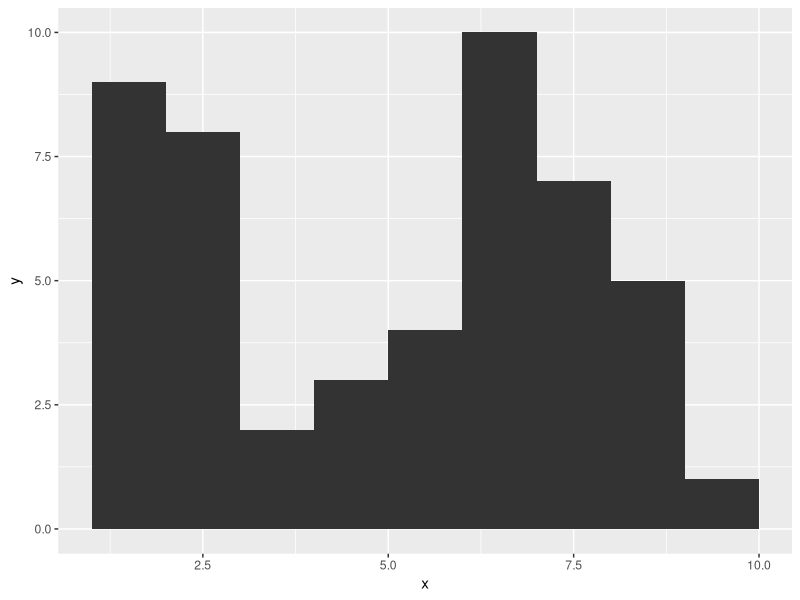
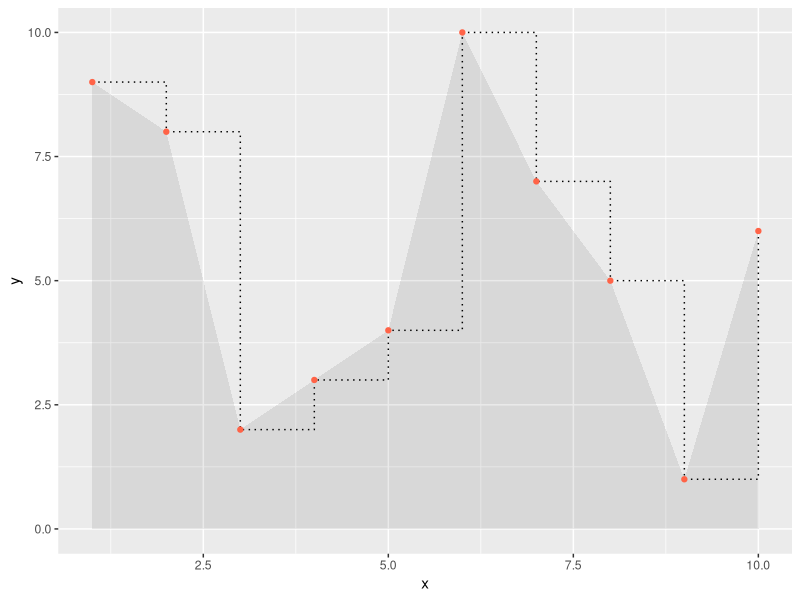
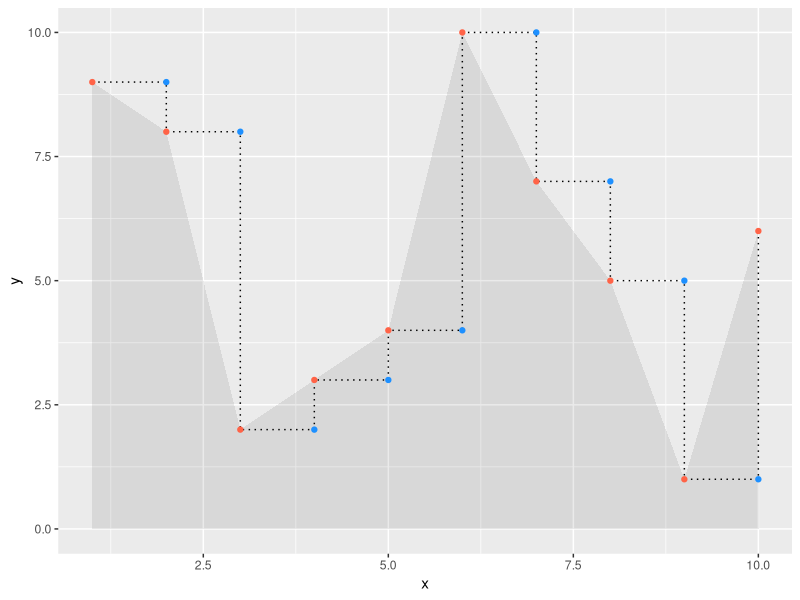
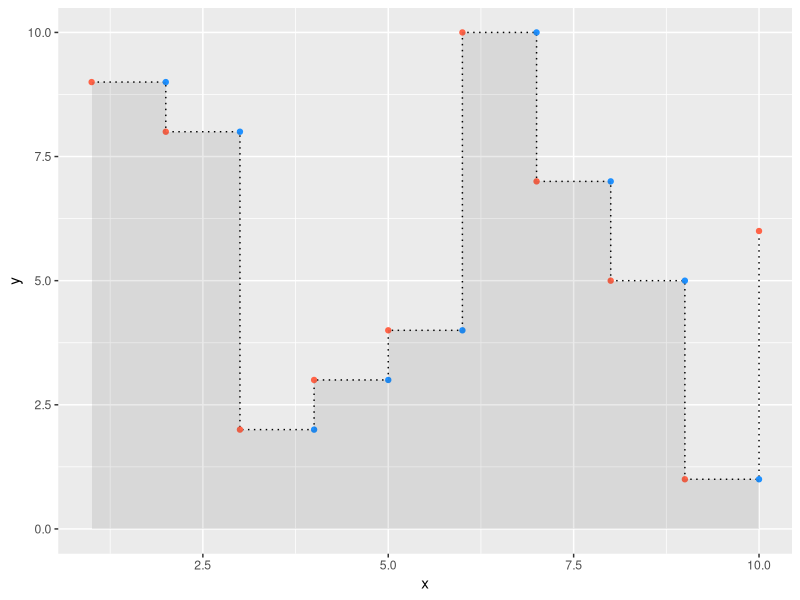

The R script that drew these images, in order:
# Problem: ggplots's geom_area() does not allow to make stepwise curves (a la geom_step) easily. 
# Intead, it always connects the dots directly. 
# Solution: We will add additional rows to the data frame to match the steps.

library(ggplot2)
library(dplyr)

# some random data
df <- data.frame(x = seq(10), y = sample(10))


# ------------ SHORT VERSION ------------------------------

df_areaStep <- bind_rows(old = df, 
                         new = df %>% mutate(y = lag(y)),
                         .id = "source") %>%
  arrange(x, source)

ggplot(df, aes(x,y)) + 
  geom_ribbon(aes(x = x, ymin = 0, ymax = y), data = df_areaStep)


# ------------ LONG VERSION (more explanation) ------------

# demonstration of the default behavior of geom_area()
(p <- ggplot(df, aes(x, y)) + 
   geom_area(alpha = .1) +  
   geom_step(lty = "dotted") + # the stepwise curve we want to match
   geom_point(col = "tomato"))

# We will have to enter the additional steps manually.
# This can be easily done with the lag function: 
# for each data point (x_n,y_n) we add a point (x_n, y_n-1)
df_extraSteps <- mutate(df, y = lag(y))

# As we can see here, this matches the "missing" corners of the steps
p + geom_point(data = df_extraSteps, col = "dodgerblue")

# We make an additional data frame with the original points and the additional steps. 
# We also have to sort it, so the dots get connecte in the right order 
# (with increasing x, but within each x the new dot is drawn first)
df_areaStep <- bind_rows(old = df, 
                         new = df_extraSteps, 
                         .id = "source") %>% 
  arrange(x, source)

# That's it. We can now use geom_ribbon() to draw the filled step function.
ggplot(df, aes(x, y)) + 
  geom_step(lty = "dotted") +
  geom_point(col = "tomato") +
  geom_point(data = df_extraSteps, col = "dodgerblue") +
  geom_ribbon(data = df_areaStep, aes(ymin = 0, ymax = y), alpha = .1)

